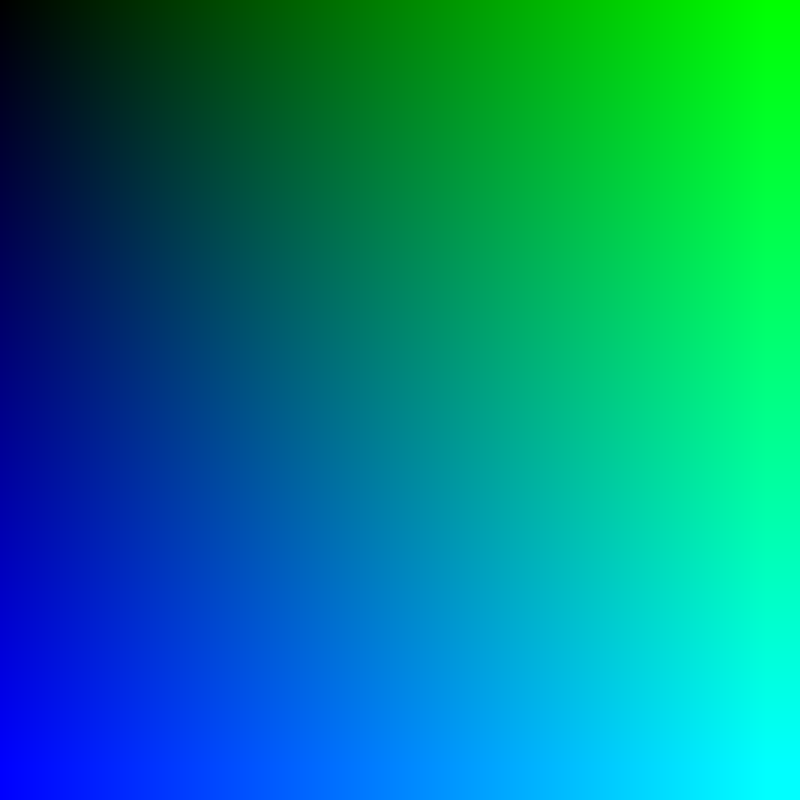
Frame 1 (no input)
Frame 60 (the mouse pressed at the canvas centre just before this capture): identical to frame 1, image omitted
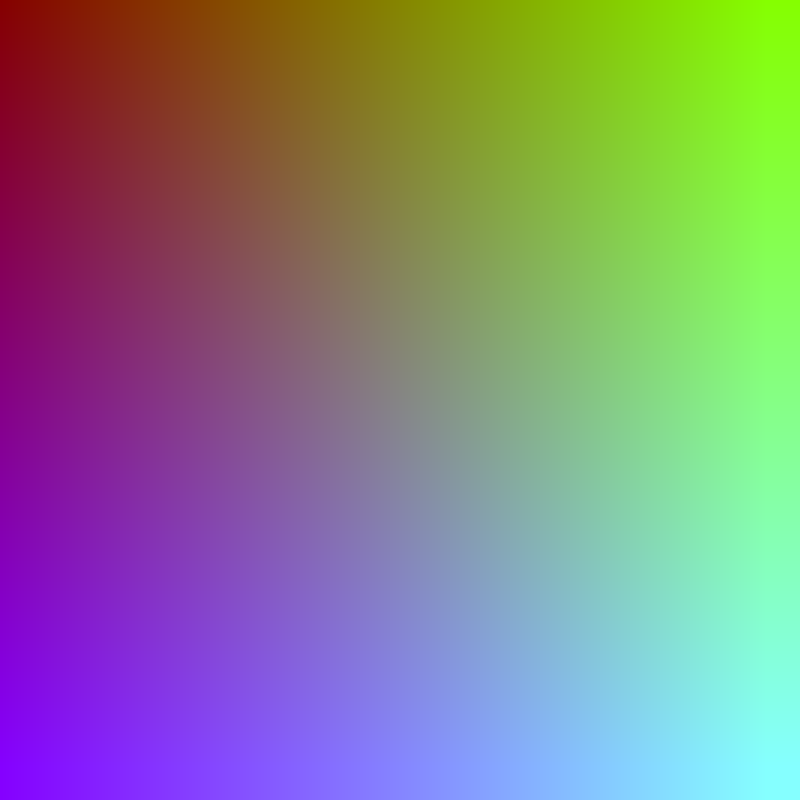
Frame 120 (the mouse held since frame 60 and released just before this capture)

The Processing sketch that drew these frames (run headless with seeded random() and noise(); from frame 60 on, the mouse is pressed at the canvas centre):

// Processing sketch: Pixels_3
// ── Pixels_3.pde

void setup() {
  //fullScreen();
  //noCursor();
  size(800, 800);
  frameRate(60);
  background(20);

}


void draw() {
  /* The same gradient effect as pixels 2 except,
   * Mousemovement on x-axis applies red value */
  loadPixels();
  for (int x = 0; x < width; x ++) {
    for (int y = 0; y < height; y ++) {
      pixels[x + y*width] = color(mouseX/(width/255), x/(width/255), y/(height/255));
    }
  }
  updatePixels();
}
